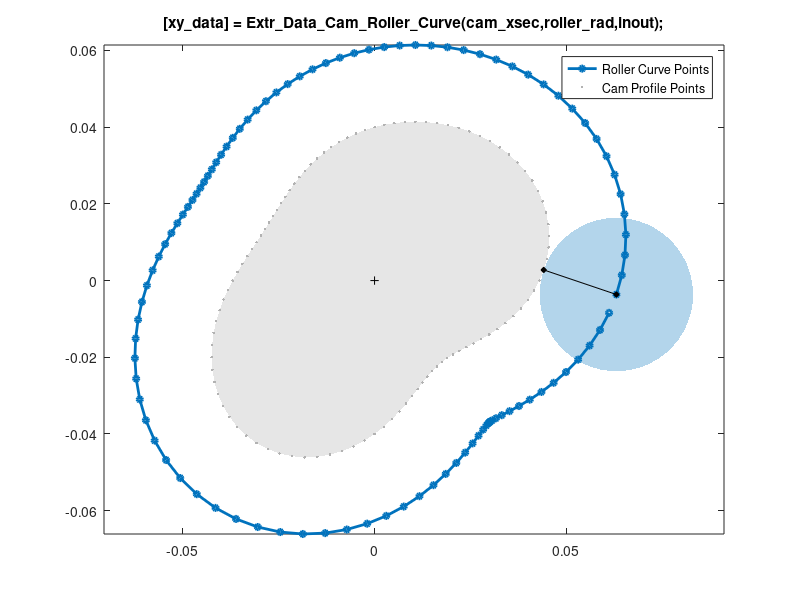

Write MATLAB code to recreate this figure.
function [xy_data] = Extr_Data_Cam_Roller_Curve(cam_xsec,roller_rad,inout,varargin)
%Extr_Data_Cam_Roller_Curve Produce curve data for a constraint that holds
%a circular roller to an arbitrary cam profile
%   [xy_data] = Extr_Data_Cam_Roller_Curve(cam_xsec,roller_rad,inout)
%   This function returns x-y data for a cam formed from two circles
%   that are connected by lines tangent to the circles.
%
%   You can specify:
%       Outer profile of cam                   cam_xsec
%       Radius of roller                       roller_rad
%       Roller placement on profile            inout (Inside, Outside)
%
%   To see a plot showing parameter values, enter the name
%   of the function with no arguments
%   >> Extr_Data_Cam_Roller_Curve
%
%   To see a plot created with your parameter values,
%   add 'plot' as the final argument
%   >> Extr_Data_Cam_Roller_Curve([sind(1:4:360)' 1.5*cosd(1:4:360)'],0.2,'Outside','plot')

% Copyright 2017-2018 The MathWorks, Inc.

% Default data to show diagram
if (nargin == 0)
    roller_rad = 0.02;        % radius
    
    N = 100; % Number of sample points
    q = linspace(1/N,1,N)*2*pi;  % Angles cam points
    r = 4+sin(2*q)+0.3*cos(3*q); % Radius cam points
    c = cos(q);
    s = sin(q);
    cam_xsec = [r'.*c' r'.*s']/100;  % Cam profile
    
    inout = 'outside';
end

% Check if plot should be produced
if (isempty(varargin))
    showplot = 'n';
else
    showplot = varargin;
end

if(strcmpi(inout,'inside'))
    normdir = -1;
else
    normdir = 1;
end
    

% Calculate path for roller constraint
cam_radius = sqrt(cam_xsec(:,2).^2+cam_xsec(:,1).^2);                     
cam_radius_delta = circshift((circshift(cam_radius, -2) - cam_radius)/2,1); 

cam_angles = unwrap(atan2(cam_xsec(:,2),cam_xsec(:,1)));                
cosa = cos(cam_angles);                                           
sina = sin(cam_angles);                                            
cam_angles_delta = (circshift(cam_angles, -1) - cam_angles);
cam_angles_delta(end) = cam_angles_delta(end)+2*pi;

d_camrad_dq = cam_radius_delta ./ cam_angles_delta;               

cam_tang_vec = [d_camrad_dq.*cosa d_camrad_dq.*sina] + [cam_radius.*-sina cam_radius.*cosa];
cam_norm_vec = normdir*[cam_tang_vec(:,2) -cam_tang_vec(:,1)];
cam_offset_curve = cam_xsec+[...
    roller_rad*cam_norm_vec(:,1)./sqrt(cam_norm_vec(:,2).^2+cam_norm_vec(:,1).^2) ...
    roller_rad*cam_norm_vec(:,2)./sqrt(cam_norm_vec(:,2).^2+cam_norm_vec(:,1).^2)];

xy_data = cam_offset_curve;

% Plot diagram to show parameters and extrusion
if (nargin == 0 || strcmpi(showplot,'plot'))
    
    % Figure name
    figString = ['h1_' mfilename];
    % Only create a figure if no figure exists
    figExist = 0;
    fig_hExist = evalin('base',['exist(''' figString ''')']);
    if (fig_hExist)
        figExist = evalin('base',['ishandle(' figString ') && strcmp(get(' figString ', ''type''), ''figure'')']);
    end
    if ~figExist
        fig_h = figure('Name',figString);
        assignin('base',figString,fig_h);
    else
        fig_h = evalin('base',figString);
    end
    figure(fig_h)
    clf(fig_h)
    
    temp_colororder = get(gca,'defaultAxesColorOrder');
    
    % Plot extrusion data
    patch(cam_xsec(:,1),cam_xsec(:,2),[1 1 1]*0.90,'EdgeColor','none');
    hold on
    h2 = plot(xy_data(:,1),xy_data(:,2),'-','Marker','o','MarkerSize',4,'LineWidth',2);
    h3 = plot(cam_xsec(:,1),cam_xsec(:,2),'.','MarkerSize',6,'MarkerEdgeColor',[1 1 1]*0.70);
    h4 = plot(0,0,'+','MarkerEdgeColor','k');
    roller_patch_avec = linspace(1/50,2*pi,50)';
    roller_patch_data = ...
        [sin(roller_patch_avec) cos(roller_patch_avec)]*roller_rad + repmat(xy_data(1,:),length(roller_patch_avec),1);
    patch(roller_patch_data(:,1),roller_patch_data(:,2),temp_colororder(1,:),'EdgeColor','none','FaceAlpha',0.3);
    axis('equal');
    hold off
    box on
    
    % Show parameters
    hold on
    h5 = plot([cam_xsec(1,1) xy_data(1,1)],[cam_xsec(1,2) xy_data(1,2)],'k-d','MarkerFaceColor','k','MarkerSize',4);
    hold off

    title('[xy\_data] = Extr\_Data\_Cam\_Roller\_Curve(cam\_xsec,roller\_rad,inout);');
    legend([h2 h3],{'Roller Curve Points','Cam Profile Points'},'Location','Best')

    clear xy_data
end
